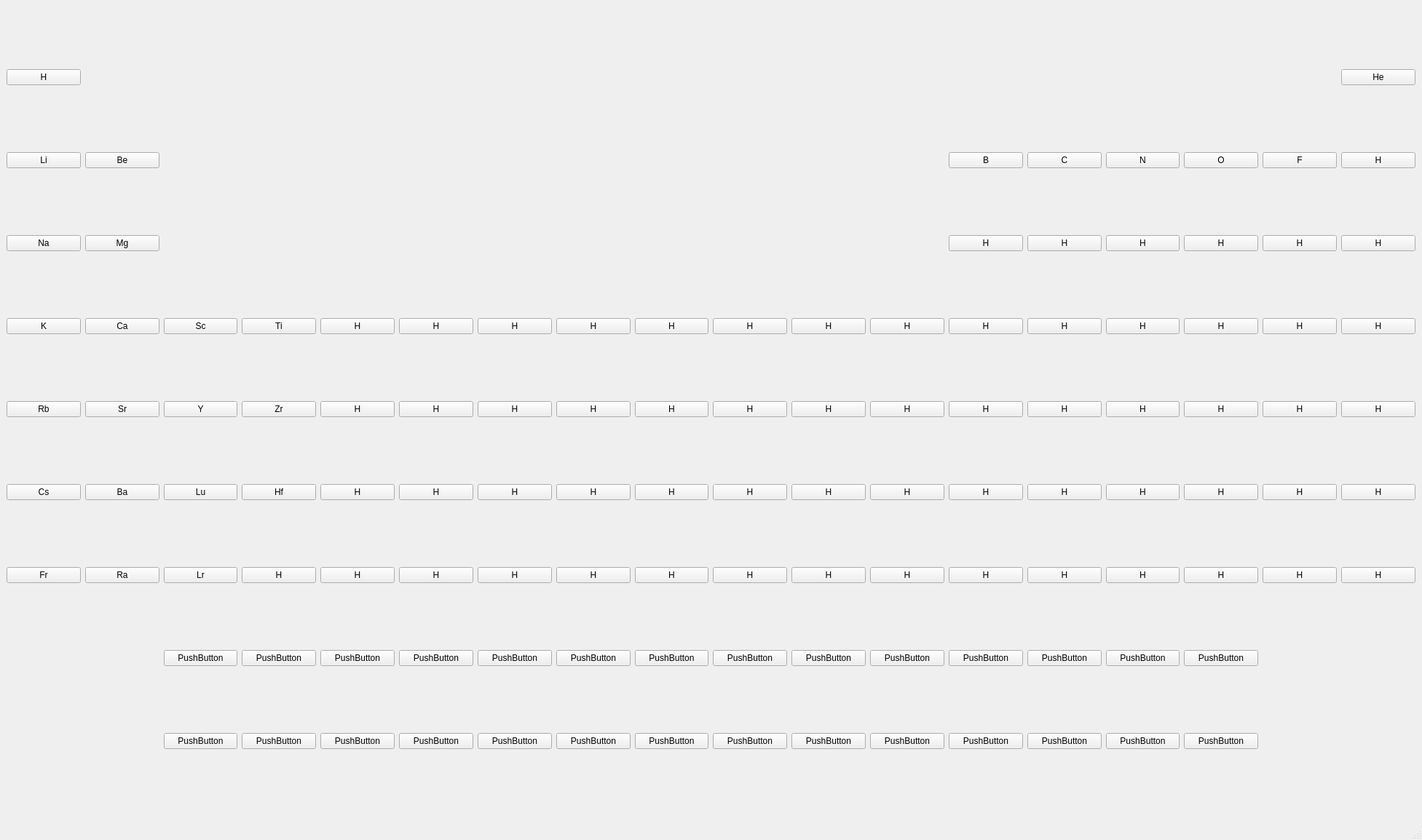
<?xml version="1.0" encoding="UTF-8"?>
<ui version="4.0">
 <class>MainWindow</class>
 <widget class="QMainWindow" name="MainWindow">
  <property name="geometry">
   <rect>
    <x>0</x>
    <y>0</y>
    <width>1953</width>
    <height>1154</height>
   </rect>
  </property>
  <property name="font">
   <font>
    <family>.AppleSystemUIFont</family>
   </font>
  </property>
  <property name="windowTitle">
   <string>MainWindow</string>
  </property>
  <widget class="QWidget" name="centralwidget">
   <layout class="QGridLayout" name="gridLayout">
    <item row="0" column="0">
     <widget class="QPushButton" name="H_1">
      <property name="enabled">
       <bool>true</bool>
      </property>
      <property name="toolTip">
       <string/>
      </property>
      <property name="statusTip">
       <string/>
      </property>
      <property name="styleSheet">
       <string notr="true"/>
      </property>
      <property name="text">
       <string>H</string>
      </property>
     </widget>
    </item>
    <item row="0" column="17">
     <widget class="QPushButton" name="He_2">
      <property name="enabled">
       <bool>true</bool>
      </property>
      <property name="text">
       <string>He</string>
      </property>
     </widget>
    </item>
    <item row="1" column="0">
     <widget class="QPushButton" name="Li_3">
      <property name="enabled">
       <bool>true</bool>
      </property>
      <property name="text">
       <string>Li</string>
      </property>
     </widget>
    </item>
    <item row="1" column="1">
     <widget class="QPushButton" name="Be_4">
      <property name="enabled">
       <bool>true</bool>
      </property>
      <property name="text">
       <string>Be</string>
      </property>
     </widget>
    </item>
    <item row="1" column="12">
     <widget class="QPushButton" name="B_5">
      <property name="enabled">
       <bool>true</bool>
      </property>
      <property name="text">
       <string>B</string>
      </property>
     </widget>
    </item>
    <item row="1" column="13">
     <widget class="QPushButton" name="pushButton_83">
      <property name="enabled">
       <bool>true</bool>
      </property>
      <property name="text">
       <string>C</string>
      </property>
     </widget>
    </item>
    <item row="1" column="14">
     <widget class="QPushButton" name="N_7">
      <property name="enabled">
       <bool>true</bool>
      </property>
      <property name="text">
       <string>N</string>
      </property>
     </widget>
    </item>
    <item row="1" column="15">
     <widget class="QPushButton" name="pushButton_84">
      <property name="enabled">
       <bool>true</bool>
      </property>
      <property name="text">
       <string>O</string>
      </property>
     </widget>
    </item>
    <item row="1" column="16">
     <widget class="QPushButton" name="pushButton_85">
      <property name="enabled">
       <bool>true</bool>
      </property>
      <property name="text">
       <string>F</string>
      </property>
     </widget>
    </item>
    <item row="1" column="17">
     <widget class="QPushButton" name="pushButton_78">
      <property name="enabled">
       <bool>true</bool>
      </property>
      <property name="text">
       <string>H</string>
      </property>
     </widget>
    </item>
    <item row="2" column="0">
     <widget class="QPushButton" name="Na_11">
      <property name="enabled">
       <bool>true</bool>
      </property>
      <property name="text">
       <string>Na</string>
      </property>
     </widget>
    </item>
    <item row="2" column="1">
     <widget class="QPushButton" name="pushButton_12">
      <property name="enabled">
       <bool>true</bool>
      </property>
      <property name="text">
       <string>Mg</string>
      </property>
     </widget>
    </item>
    <item row="2" column="12">
     <widget class="QPushButton" name="pushButton_86">
      <property name="enabled">
       <bool>true</bool>
      </property>
      <property name="text">
       <string>H</string>
      </property>
     </widget>
    </item>
    <item row="2" column="13">
     <widget class="QPushButton" name="pushButton_87">
      <property name="enabled">
       <bool>true</bool>
      </property>
      <property name="text">
       <string>H</string>
      </property>
     </widget>
    </item>
    <item row="2" column="14">
     <widget class="QPushButton" name="pushButton_89">
      <property name="enabled">
       <bool>true</bool>
      </property>
      <property name="text">
       <string>H</string>
      </property>
     </widget>
    </item>
    <item row="2" column="15">
     <widget class="QPushButton" name="C_6">
      <property name="enabled">
       <bool>true</bool>
      </property>
      <property name="text">
       <string>H</string>
      </property>
     </widget>
    </item>
    <item row="2" column="16">
     <widget class="QPushButton" name="pushButton_90">
      <property name="enabled">
       <bool>true</bool>
      </property>
      <property name="text">
       <string>H</string>
      </property>
     </widget>
    </item>
    <item row="2" column="17">
     <widget class="QPushButton" name="pushButton_80">
      <property name="enabled">
       <bool>true</bool>
      </property>
      <property name="text">
       <string>H</string>
      </property>
     </widget>
    </item>
    <item row="3" column="0">
     <widget class="QPushButton" name="pushButton_3">
      <property name="enabled">
       <bool>true</bool>
      </property>
      <property name="text">
       <string>K</string>
      </property>
     </widget>
    </item>
    <item row="3" column="1">
     <widget class="QPushButton" name="pushButton_13">
      <property name="enabled">
       <bool>true</bool>
      </property>
      <property name="text">
       <string>Ca</string>
      </property>
     </widget>
    </item>
    <item row="3" column="2">
     <widget class="QPushButton" name="pushButton_24">
      <property name="enabled">
       <bool>true</bool>
      </property>
      <property name="text">
       <string>Sc</string>
      </property>
     </widget>
    </item>
    <item row="3" column="3">
     <widget class="QPushButton" name="pushButton_25">
      <property name="enabled">
       <bool>true</bool>
      </property>
      <property name="text">
       <string>Ti</string>
      </property>
     </widget>
    </item>
    <item row="3" column="4">
     <widget class="QPushButton" name="pushButton_23">
      <property name="enabled">
       <bool>true</bool>
      </property>
      <property name="text">
       <string>H</string>
      </property>
     </widget>
    </item>
    <item row="3" column="5">
     <widget class="QPushButton" name="pushButton_32">
      <property name="enabled">
       <bool>true</bool>
      </property>
      <property name="text">
       <string>H</string>
      </property>
     </widget>
    </item>
    <item row="3" column="6">
     <widget class="QPushButton" name="pushButton_37">
      <property name="enabled">
       <bool>true</bool>
      </property>
      <property name="text">
       <string>H</string>
      </property>
     </widget>
    </item>
    <item row="3" column="7">
     <widget class="QPushButton" name="pushButton_36">
      <property name="enabled">
       <bool>true</bool>
      </property>
      <property name="text">
       <string>H</string>
      </property>
     </widget>
    </item>
    <item row="3" column="8">
     <widget class="QPushButton" name="pushButton_53">
      <property name="enabled">
       <bool>true</bool>
      </property>
      <property name="text">
       <string>H</string>
      </property>
     </widget>
    </item>
    <item row="3" column="9">
     <widget class="QPushButton" name="pushButton_59">
      <property name="enabled">
       <bool>true</bool>
      </property>
      <property name="text">
       <string>H</string>
      </property>
     </widget>
    </item>
    <item row="3" column="10">
     <widget class="QPushButton" name="pushButton_60">
      <property name="enabled">
       <bool>true</bool>
      </property>
      <property name="text">
       <string>H</string>
      </property>
     </widget>
    </item>
    <item row="3" column="11">
     <widget class="QPushButton" name="pushButton_61">
      <property name="enabled">
       <bool>true</bool>
      </property>
      <property name="text">
       <string>H</string>
      </property>
     </widget>
    </item>
    <item row="3" column="12">
     <widget class="QPushButton" name="pushButton_42">
      <property name="enabled">
       <bool>true</bool>
      </property>
      <property name="text">
       <string>H</string>
      </property>
     </widget>
    </item>
    <item row="3" column="13">
     <widget class="QPushButton" name="pushButton_52">
      <property name="enabled">
       <bool>true</bool>
      </property>
      <property name="text">
       <string>H</string>
      </property>
     </widget>
    </item>
    <item row="3" column="14">
     <widget class="QPushButton" name="pushButton_63">
      <property name="enabled">
       <bool>true</bool>
      </property>
      <property name="text">
       <string>H</string>
      </property>
     </widget>
    </item>
    <item row="3" column="15">
     <widget class="QPushButton" name="pushButton_77">
      <property name="enabled">
       <bool>true</bool>
      </property>
      <property name="text">
       <string>H</string>
      </property>
     </widget>
    </item>
    <item row="3" column="16">
     <widget class="QPushButton" name="pushButton_72">
      <property name="enabled">
       <bool>true</bool>
      </property>
      <property name="text">
       <string>H</string>
      </property>
     </widget>
    </item>
    <item row="3" column="17">
     <widget class="QPushButton" name="pushButton_66">
      <property name="enabled">
       <bool>true</bool>
      </property>
      <property name="text">
       <string>H</string>
      </property>
     </widget>
    </item>
    <item row="4" column="0">
     <widget class="QPushButton" name="pushButton_4">
      <property name="enabled">
       <bool>true</bool>
      </property>
      <property name="text">
       <string>Rb</string>
      </property>
     </widget>
    </item>
    <item row="4" column="1">
     <widget class="QPushButton" name="pushButton_15">
      <property name="enabled">
       <bool>true</bool>
      </property>
      <property name="text">
       <string>Sr</string>
      </property>
     </widget>
    </item>
    <item row="4" column="2">
     <widget class="QPushButton" name="pushButton_7">
      <property name="enabled">
       <bool>true</bool>
      </property>
      <property name="text">
       <string>Y</string>
      </property>
     </widget>
    </item>
    <item row="4" column="3">
     <widget class="QPushButton" name="pushButton_21">
      <property name="enabled">
       <bool>true</bool>
      </property>
      <property name="text">
       <string>Zr</string>
      </property>
     </widget>
    </item>
    <item row="4" column="4">
     <widget class="QPushButton" name="pushButton_17">
      <property name="enabled">
       <bool>true</bool>
      </property>
      <property name="text">
       <string>H</string>
      </property>
     </widget>
    </item>
    <item row="4" column="5">
     <widget class="QPushButton" name="pushButton_33">
      <property name="enabled">
       <bool>true</bool>
      </property>
      <property name="text">
       <string>H</string>
      </property>
     </widget>
    </item>
    <item row="4" column="6">
     <widget class="QPushButton" name="pushButton_35">
      <property name="enabled">
       <bool>true</bool>
      </property>
      <property name="text">
       <string>H</string>
      </property>
     </widget>
    </item>
    <item row="4" column="7">
     <widget class="QPushButton" name="pushButton_30">
      <property name="enabled">
       <bool>true</bool>
      </property>
      <property name="text">
       <string>H</string>
      </property>
     </widget>
    </item>
    <item row="4" column="8">
     <widget class="QPushButton" name="pushButton_54">
      <property name="enabled">
       <bool>true</bool>
      </property>
      <property name="text">
       <string>H</string>
      </property>
     </widget>
    </item>
    <item row="4" column="9">
     <widget class="QPushButton" name="pushButton_58">
      <property name="enabled">
       <bool>true</bool>
      </property>
      <property name="text">
       <string>H</string>
      </property>
     </widget>
    </item>
    <item row="4" column="10">
     <widget class="QPushButton" name="pushButton_46">
      <property name="enabled">
       <bool>true</bool>
      </property>
      <property name="text">
       <string>H</string>
      </property>
     </widget>
    </item>
    <item row="4" column="11">
     <widget class="QPushButton" name="pushButton_39">
      <property name="enabled">
       <bool>true</bool>
      </property>
      <property name="text">
       <string>H</string>
      </property>
     </widget>
    </item>
    <item row="4" column="12">
     <widget class="QPushButton" name="pushButton_38">
      <property name="enabled">
       <bool>true</bool>
      </property>
      <property name="text">
       <string>H</string>
      </property>
     </widget>
    </item>
    <item row="4" column="13">
     <widget class="QPushButton" name="pushButton_51">
      <property name="enabled">
       <bool>true</bool>
      </property>
      <property name="text">
       <string>H</string>
      </property>
     </widget>
    </item>
    <item row="4" column="14">
     <widget class="QPushButton" name="pushButton_65">
      <property name="enabled">
       <bool>true</bool>
      </property>
      <property name="text">
       <string>H</string>
      </property>
     </widget>
    </item>
    <item row="4" column="15">
     <widget class="QPushButton" name="pushButton_73">
      <property name="enabled">
       <bool>true</bool>
      </property>
      <property name="text">
       <string>H</string>
      </property>
     </widget>
    </item>
    <item row="4" column="16">
     <widget class="QPushButton" name="pushButton_69">
      <property name="enabled">
       <bool>true</bool>
      </property>
      <property name="text">
       <string>H</string>
      </property>
     </widget>
    </item>
    <item row="4" column="17">
     <widget class="QPushButton" name="pushButton_71">
      <property name="enabled">
       <bool>true</bool>
      </property>
      <property name="text">
       <string>H</string>
      </property>
     </widget>
    </item>
    <item row="5" column="0">
     <widget class="QPushButton" name="pushButton_6">
      <property name="enabled">
       <bool>true</bool>
      </property>
      <property name="text">
       <string>Cs</string>
      </property>
     </widget>
    </item>
    <item row="5" column="1">
     <widget class="QPushButton" name="pushButton_14">
      <property name="enabled">
       <bool>true</bool>
      </property>
      <property name="text">
       <string>Ba</string>
      </property>
     </widget>
    </item>
    <item row="5" column="2">
     <widget class="QPushButton" name="pushButton_10">
      <property name="enabled">
       <bool>true</bool>
      </property>
      <property name="text">
       <string>Lu</string>
      </property>
     </widget>
    </item>
    <item row="5" column="3">
     <widget class="QPushButton" name="pushButton_20">
      <property name="enabled">
       <bool>true</bool>
      </property>
      <property name="text">
       <string>Hf</string>
      </property>
     </widget>
    </item>
    <item row="5" column="4">
     <widget class="QPushButton" name="pushButton_18">
      <property name="enabled">
       <bool>true</bool>
      </property>
      <property name="text">
       <string>H</string>
      </property>
     </widget>
    </item>
    <item row="5" column="5">
     <widget class="QPushButton" name="pushButton_34">
      <property name="enabled">
       <bool>true</bool>
      </property>
      <property name="text">
       <string>H</string>
      </property>
     </widget>
    </item>
    <item row="5" column="6">
     <widget class="QPushButton" name="pushButton_26">
      <property name="enabled">
       <bool>true</bool>
      </property>
      <property name="text">
       <string>H</string>
      </property>
     </widget>
    </item>
    <item row="5" column="7">
     <widget class="QPushButton" name="pushButton_31">
      <property name="enabled">
       <bool>true</bool>
      </property>
      <property name="text">
       <string>H</string>
      </property>
     </widget>
    </item>
    <item row="5" column="8">
     <widget class="QPushButton" name="pushButton_55">
      <property name="enabled">
       <bool>true</bool>
      </property>
      <property name="text">
       <string>H</string>
      </property>
     </widget>
    </item>
    <item row="5" column="9">
     <widget class="QPushButton" name="pushButton_40">
      <property name="enabled">
       <bool>true</bool>
      </property>
      <property name="text">
       <string>H</string>
      </property>
     </widget>
    </item>
    <item row="5" column="10">
     <widget class="QPushButton" name="pushButton_49">
      <property name="enabled">
       <bool>true</bool>
      </property>
      <property name="text">
       <string>H</string>
      </property>
     </widget>
    </item>
    <item row="5" column="11">
     <widget class="QPushButton" name="pushButton_47">
      <property name="enabled">
       <bool>true</bool>
      </property>
      <property name="text">
       <string>H</string>
      </property>
     </widget>
    </item>
    <item row="5" column="12">
     <widget class="QPushButton" name="pushButton_48">
      <property name="enabled">
       <bool>true</bool>
      </property>
      <property name="text">
       <string>H</string>
      </property>
     </widget>
    </item>
    <item row="5" column="13">
     <widget class="QPushButton" name="pushButton_50">
      <property name="enabled">
       <bool>true</bool>
      </property>
      <property name="text">
       <string>H</string>
      </property>
     </widget>
    </item>
    <item row="5" column="14">
     <widget class="QPushButton" name="pushButton_68">
      <property name="enabled">
       <bool>true</bool>
      </property>
      <property name="text">
       <string>H</string>
      </property>
     </widget>
    </item>
    <item row="5" column="15">
     <widget class="QPushButton" name="pushButton_64">
      <property name="enabled">
       <bool>true</bool>
      </property>
      <property name="text">
       <string>H</string>
      </property>
     </widget>
    </item>
    <item row="5" column="16">
     <widget class="QPushButton" name="pushButton_70">
      <property name="enabled">
       <bool>true</bool>
      </property>
      <property name="text">
       <string>H</string>
      </property>
     </widget>
    </item>
    <item row="5" column="17">
     <widget class="QPushButton" name="pushButton_74">
      <property name="enabled">
       <bool>true</bool>
      </property>
      <property name="text">
       <string>H</string>
      </property>
     </widget>
    </item>
    <item row="6" column="0">
     <widget class="QPushButton" name="pushButton_9">
      <property name="enabled">
       <bool>true</bool>
      </property>
      <property name="text">
       <string>Fr</string>
      </property>
     </widget>
    </item>
    <item row="6" column="1">
     <widget class="QPushButton" name="pushButton_16">
      <property name="enabled">
       <bool>true</bool>
      </property>
      <property name="text">
       <string>Ra</string>
      </property>
     </widget>
    </item>
    <item row="6" column="2">
     <widget class="QPushButton" name="pushButton_8">
      <property name="enabled">
       <bool>true</bool>
      </property>
      <property name="text">
       <string>Lr</string>
      </property>
     </widget>
    </item>
    <item row="6" column="3">
     <widget class="QPushButton" name="pushButton_22">
      <property name="enabled">
       <bool>true</bool>
      </property>
      <property name="text">
       <string>H</string>
      </property>
     </widget>
    </item>
    <item row="6" column="4">
     <widget class="QPushButton" name="pushButton_19">
      <property name="enabled">
       <bool>true</bool>
      </property>
      <property name="text">
       <string>H</string>
      </property>
     </widget>
    </item>
    <item row="6" column="5">
     <widget class="QPushButton" name="pushButton_27">
      <property name="enabled">
       <bool>true</bool>
      </property>
      <property name="text">
       <string>H</string>
      </property>
     </widget>
    </item>
    <item row="6" column="6">
     <widget class="QPushButton" name="pushButton_28">
      <property name="enabled">
       <bool>true</bool>
      </property>
      <property name="text">
       <string>H</string>
      </property>
     </widget>
    </item>
    <item row="6" column="7">
     <widget class="QPushButton" name="pushButton_29">
      <property name="enabled">
       <bool>true</bool>
      </property>
      <property name="text">
       <string>H</string>
      </property>
     </widget>
    </item>
    <item row="6" column="8">
     <widget class="QPushButton" name="pushButton_43">
      <property name="enabled">
       <bool>true</bool>
      </property>
      <property name="text">
       <string>H</string>
      </property>
     </widget>
    </item>
    <item row="6" column="9">
     <widget class="QPushButton" name="pushButton_44">
      <property name="enabled">
       <bool>true</bool>
      </property>
      <property name="text">
       <string>H</string>
      </property>
     </widget>
    </item>
    <item row="6" column="10">
     <widget class="QPushButton" name="pushButton_45">
      <property name="enabled">
       <bool>true</bool>
      </property>
      <property name="text">
       <string>H</string>
      </property>
     </widget>
    </item>
    <item row="6" column="11">
     <widget class="QPushButton" name="pushButton_41">
      <property name="enabled">
       <bool>true</bool>
      </property>
      <property name="text">
       <string>H</string>
      </property>
     </widget>
    </item>
    <item row="6" column="12">
     <widget class="QPushButton" name="pushButton_56">
      <property name="enabled">
       <bool>true</bool>
      </property>
      <property name="text">
       <string>H</string>
      </property>
     </widget>
    </item>
    <item row="6" column="13">
     <widget class="QPushButton" name="pushButton_57">
      <property name="enabled">
       <bool>true</bool>
      </property>
      <property name="text">
       <string>H</string>
      </property>
     </widget>
    </item>
    <item row="6" column="14">
     <widget class="QPushButton" name="pushButton_75">
      <property name="enabled">
       <bool>true</bool>
      </property>
      <property name="text">
       <string>H</string>
      </property>
     </widget>
    </item>
    <item row="6" column="15">
     <widget class="QPushButton" name="pushButton_67">
      <property name="enabled">
       <bool>true</bool>
      </property>
      <property name="text">
       <string>H</string>
      </property>
     </widget>
    </item>
    <item row="6" column="16">
     <widget class="QPushButton" name="pushButton_62">
      <property name="enabled">
       <bool>true</bool>
      </property>
      <property name="text">
       <string>H</string>
      </property>
     </widget>
    </item>
    <item row="6" column="17">
     <widget class="QPushButton" name="pushButton_76">
      <property name="enabled">
       <bool>true</bool>
      </property>
      <property name="text">
       <string>H</string>
      </property>
     </widget>
    </item>
    <item row="7" column="2">
     <widget class="QPushButton" name="pushButton">
      <property name="text">
       <string>PushButton</string>
      </property>
     </widget>
    </item>
    <item row="7" column="3">
     <widget class="QPushButton" name="pushButton_2">
      <property name="text">
       <string>PushButton</string>
      </property>
     </widget>
    </item>
    <item row="7" column="4">
     <widget class="QPushButton" name="pushButton_5">
      <property name="text">
       <string>PushButton</string>
      </property>
     </widget>
    </item>
    <item row="7" column="5">
     <widget class="QPushButton" name="pushButton_11">
      <property name="text">
       <string>PushButton</string>
      </property>
     </widget>
    </item>
    <item row="7" column="6">
     <widget class="QPushButton" name="pushButton_79">
      <property name="text">
       <string>PushButton</string>
      </property>
     </widget>
    </item>
    <item row="7" column="7">
     <widget class="QPushButton" name="pushButton_81">
      <property name="text">
       <string>PushButton</string>
      </property>
     </widget>
    </item>
    <item row="7" column="8">
     <widget class="QPushButton" name="pushButton_82">
      <property name="text">
       <string>PushButton</string>
      </property>
     </widget>
    </item>
    <item row="7" column="9">
     <widget class="QPushButton" name="pushButton_88">
      <property name="text">
       <string>PushButton</string>
      </property>
     </widget>
    </item>
    <item row="7" column="10">
     <widget class="QPushButton" name="pushButton_91">
      <property name="text">
       <string>PushButton</string>
      </property>
     </widget>
    </item>
    <item row="7" column="11">
     <widget class="QPushButton" name="pushButton_95">
      <property name="text">
       <string>PushButton</string>
      </property>
     </widget>
    </item>
    <item row="7" column="12">
     <widget class="QPushButton" name="pushButton_94">
      <property name="text">
       <string>PushButton</string>
      </property>
     </widget>
    </item>
    <item row="7" column="13">
     <widget class="QPushButton" name="pushButton_93">
      <property name="text">
       <string>PushButton</string>
      </property>
     </widget>
    </item>
    <item row="7" column="14">
     <widget class="QPushButton" name="pushButton_96">
      <property name="text">
       <string>PushButton</string>
      </property>
     </widget>
    </item>
    <item row="7" column="15">
     <widget class="QPushButton" name="pushButton_92">
      <property name="text">
       <string>PushButton</string>
      </property>
     </widget>
    </item>
    <item row="8" column="2">
     <widget class="QPushButton" name="pushButton_109">
      <property name="text">
       <string>PushButton</string>
      </property>
     </widget>
    </item>
    <item row="8" column="3">
     <widget class="QPushButton" name="pushButton_105">
      <property name="text">
       <string>PushButton</string>
      </property>
     </widget>
    </item>
    <item row="8" column="4">
     <widget class="QPushButton" name="pushButton_104">
      <property name="text">
       <string>PushButton</string>
      </property>
     </widget>
    </item>
    <item row="8" column="5">
     <widget class="QPushButton" name="pushButton_110">
      <property name="text">
       <string>PushButton</string>
      </property>
     </widget>
    </item>
    <item row="8" column="6">
     <widget class="QPushButton" name="pushButton_97">
      <property name="text">
       <string>PushButton</string>
      </property>
     </widget>
    </item>
    <item row="8" column="7">
     <widget class="QPushButton" name="pushButton_107">
      <property name="text">
       <string>PushButton</string>
      </property>
     </widget>
    </item>
    <item row="8" column="8">
     <widget class="QPushButton" name="pushButton_108">
      <property name="text">
       <string>PushButton</string>
      </property>
     </widget>
    </item>
    <item row="8" column="9">
     <widget class="QPushButton" name="pushButton_98">
      <property name="text">
       <string>PushButton</string>
      </property>
     </widget>
    </item>
    <item row="8" column="10">
     <widget class="QPushButton" name="pushButton_106">
      <property name="text">
       <string>PushButton</string>
      </property>
     </widget>
    </item>
    <item row="8" column="11">
     <widget class="QPushButton" name="pushButton_101">
      <property name="text">
       <string>PushButton</string>
      </property>
     </widget>
    </item>
    <item row="8" column="12">
     <widget class="QPushButton" name="pushButton_103">
      <property name="text">
       <string>PushButton</string>
      </property>
     </widget>
    </item>
    <item row="8" column="13">
     <widget class="QPushButton" name="pushButton_99">
      <property name="text">
       <string>PushButton</string>
      </property>
     </widget>
    </item>
    <item row="8" column="14">
     <widget class="QPushButton" name="pushButton_102">
      <property name="text">
       <string>PushButton</string>
      </property>
     </widget>
    </item>
    <item row="8" column="15">
     <widget class="QPushButton" name="pushButton_100">
      <property name="text">
       <string>PushButton</string>
      </property>
     </widget>
    </item>
   </layout>
  </widget>
  <widget class="QMenuBar" name="menubar">
   <property name="geometry">
    <rect>
     <x>0</x>
     <y>0</y>
     <width>1953</width>
     <height>24</height>
    </rect>
   </property>
  </widget>
  <widget class="QStatusBar" name="statusbar"/>
 </widget>
 <resources/>
 <connections/>
</ui>
